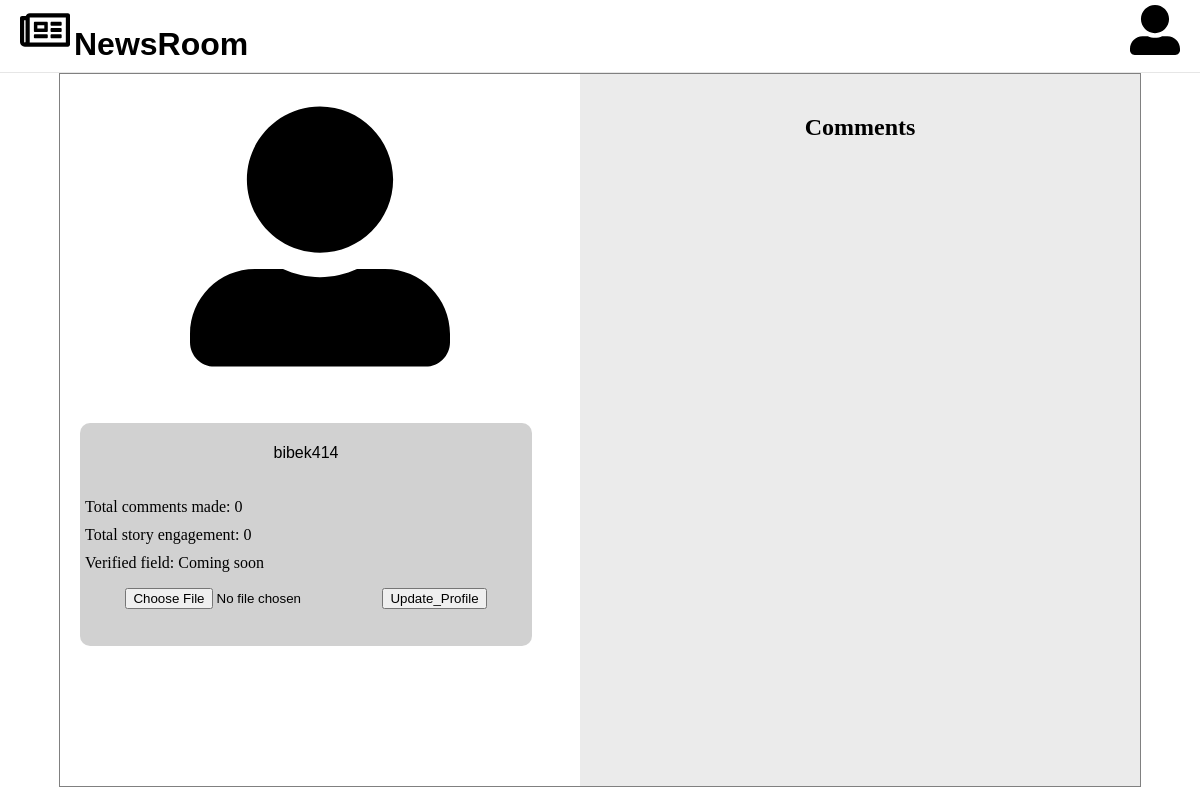
Page /profile/ (signed in) on the earlier database version.
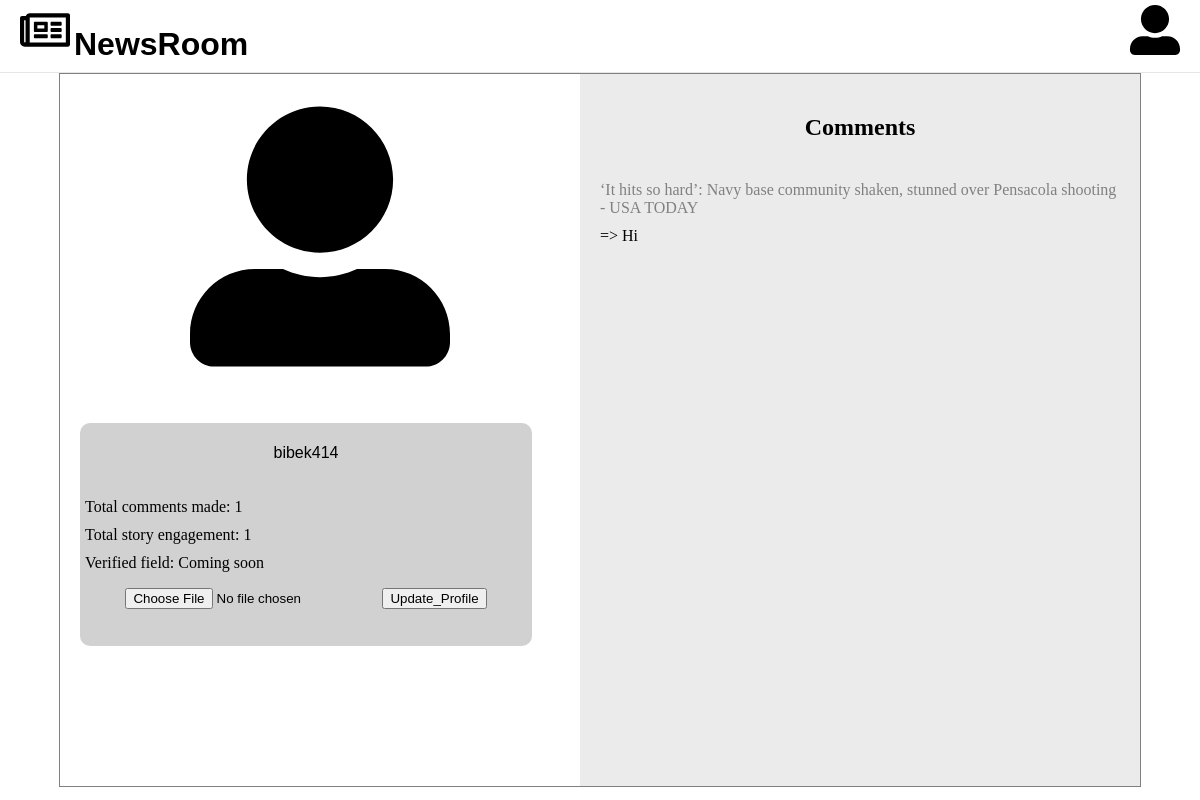
Same page on the later database version.
### blog/models.py (models this page shows, shortened)
class NewsRoom(models.Model):
    title = models.TextField(default="Unknown source", null=True)
    post = models.TextField(default="A Comment..", null=True)
    image = models.TextField(default="Image url", null=True)
    url = models.TextField(default="#", null=True)
    source = models.TextField(default="Unknown source", null=True)
    def __str__(self):
        return self.title

class Comment(models.Model):
    news = models.ForeignKey(NewsRoom, on_delete=models.CASCADE, null=True)
    name = models.ForeignKey(User, on_delete=models.CASCADE, null=True)
    comment = models.TextField(default="posts")

### blog/views.py (the view, shortened to what this page needs)
# urls.py: path('profile/', login_required(views.ProfileView.as_view()), name = 'profile'),
class ProfileView(TemplateView):
    def get (self, request):
        if not request.user.is_authenticated:
            return HttpResponseRedirect(reverse_lazy('login'))
        user = request.user
        if request.GET.get('user') is not None:
            username = request.GET.get('user')
            user = User.objects.filter(username = username).first()
        comments = Comment.objects.filter(name = user)
        commentsNum = len(comments)
        stories = {}
        for comment in comments:
            if comment.news in stories:
                stories[comment.news].append(comment.comment)
            else:
                stories[comment.news] = [comment.comment]
        storiesNum = len(stories)
        image = UserProfile.objects.filter(user=request.user)
        if len(image) != 0:
            image = image.last().image
        else:
            image = None
        return render(request, 'static/profile.html', {"user": user, "storiesNum" : storiesNum, "commentsNum" :  commentsNum, "stories" : stories, 'image' : image})

### blog/templates/static/profile.html (shortened to what this page needs)
{% load static%}
<!DOCTYPE html>
    <html>
    <head>
    <link rel="stylesheet" href="{%static 'css/header.css' %}">
    <link rel="stylesheet" href="{%static 'css/profile.css' %}">
    </head>
    <body>
        <div class="header">
            <a class="left" href="{% url 'home' %}">
                <img src="{%static 'img/newsroom.svg' %}" class="icon "alt="">
                <h1>NewsRoom</h1>
            </a>
            <div class="right">
                <a href="{% url 'profile' %}">
                    <img src="{%static 'img/profile.svg' %}" class="icon" alt="">
                </a>
            </div>
        </div>
        <div class="profile">
            <div class="profileinfo">
                {% if image %}
                    <img src="/media/{{image}}" alt="" class="profileimage">
                {% else %}
                    <img src="{% static 'img/profile.svg' %%}" alt="" class="profileimage">
                {% endif %}
                <div class="info">
                    <p id="name">{{user.username}}</p>
                    <ul>
                        <li>Total comments made: {{commentsNum}}</li>
                        <li>Total story engagement: {{storiesNum}}</li>
                        <li>Verified field: Coming soon</li>
                    </ul>
                    <form action="{% url 'profile' %}" method="POST" enctype="multipart/form-data"> {% csrf_token %}
                        <input type="file" name="image" accept="image/*" id="image">
                        <input type="submit" value = "Update_Profile">
                    </form>
                </div>
            </div>
            <div class="chatinfo">
                <h2>Comments</h2>
                <ul>
                    {% for story, comments in stories.items %}
                        <li><a id="story" href="{% url 'chatroom' %}?news={{story.title}}">{{story}}</a></li>
                        {% for comment in comments %}
                            <li>=> <a href = "{% url 'profile' %}?user={{user.username}}">{{comment}}</a></li>
                        {% endfor %}
                    {% endfor %}
                </ul>
            </div>
        </div>
    </body>
</html>

### blog/static/css/header.css (style rules this page uses)
body,html { width: 100%; height: 100%; margin: 0; text-align: center; }
.header { background-color: #fff; border-bottom: 1px solid rgba(0,0,0,.0975); display: flex; position: relative; width: 100%; z-index: 1; -webkit-transition: height .2s ease-in-out; transition: height .2s ease-in-out; height: 67px; text-align: left; padding-top: 5px; }
.left { width: 80%; display: block; padding-left: 20px; text-align: left; }
.right { width: 20%; padding-right: 20px; text-align: right; }
h1 { color: black; display: inline; font-family: 'Gill Sans', 'Gill Sans MT', Calibri, 'Trebuchet MS', sans-serif; }
.icon { height: 50px; width: 50px; }
a { text-decoration: none; color: black; }

### blog/static/css/profile.css (style rules this page uses)
.profile { display: flex; height: 89%; width: 90%; margin: auto; border: 1px solid grey; }
.profileinfo { width: 50%; background: #fff; }
.profileimage { padding: 20px; width: 50%; height: 40%; }
.info { margin: 20px; width: 85%; height: 30%; border-radius: 10px; padding: 5px; background: #8080805c; }
#name { font-weight: 500; font-family: 'Gill Sans', 'Gill Sans MT', Calibri, 'Trebuchet MS', sans-serif; }
ul { text-align: left; list-style: none; padding-left: 0; padding-top: 10px; }
li { padding-top: 10px; }
.chatinfo { width: 50%; padding: 20px; background: #80808029; overflow-y: scroll; }
#story { color: grey; }

Differences in the rows shown:
added NewsRoom: title "‘It hits so hard’: Navy base community shaken, stunned over Pensacola shooting - USA TODAY"
added Comment: comments "Hi"
Other differences:
{{ commentsNum }}: "0" → "1"
{{ storiesNum }}: "0" → "1"
